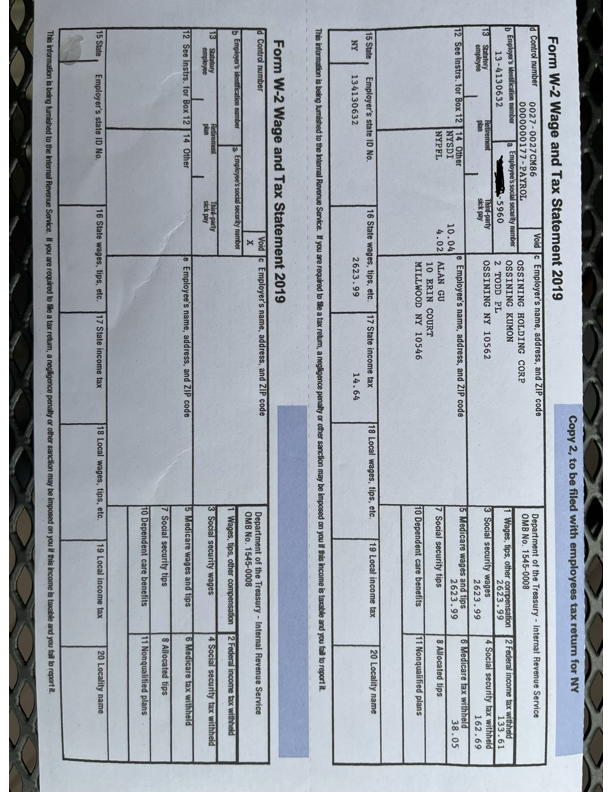
#> input picture Alan_Kumon_W2_2019.png, 612 x 792 px; its folder holds only this picture in this run
$ python -i motion_deblur.py   (imports and definitions only)
#> lines starting #> are read from the running program, lines starting #| are printed output that depends on the picture; after the words box and inside, x2 and y2 are one past the last pixel; in counts of white or black regions, pixels touching at a corner belong together
import os

import cv2
import numpy as np
import matplotlib.pyplot as plt
from scipy.fft import fft2, ifft2
from scipy.signal import convolve2d, convolve
from scipy.optimize import minimize
from scipy.stats import mode

from conjugate_gradient import conjugate_gradient
from get_data import parse_dataset
from pypher import otf2psf, psf2otf
import params as hp


"""
Deblurs images based on iterative latent image and blur kernel estimation
"""


def deblur(blur_img):
    """
    deblurs an image by estimating the blur kernel using
    a coarse-to-fine image pyramid approach

    args:
        blur_img: the blur image
    return:
        final blur kernel and list of estimated latent images
    """
    hp.lmda = 4e-3

    # image pyramid generated by downsampling blur_img
    image_pyramid = generate_image_pyramid(blur_img)

    # previous blur_kernel
    k = init_kernel()

    # intermediate latent images
    latent_imgs = []

    # coarse to fine
    for y in reversed(image_pyramid):

        # perform Algorithm 2 to estimate intermediate estimated latent and blur kernel
        k, x = estimate_blur_kernel(y, k)

        latent_imgs.append(x)

    # perform final deconvolve using final estimated kernel
    k, final_deblurred = estimate_blur_kernel(y, k)
    latent_imgs.append(final_deblurred)

    k = cv2.rotate(k, cv2.ROTATE_180)

    return threshold_text(final_deblurred), k


def estimate_blur_kernel(blur_img, kernel):
    """
    estimates the blur kernel using an interative process as
    outlined in Algorithm 2 of the paper

    args:
        blur_img: the blur image
        kernel: the blur kernel estimate
    return:
        blur kernel and intermediate latent image
    """
    # intermediate latent image
    x = None
    k = kernel.copy()

    # preset number of iterations, paper uses 5
    for _ in range(3):

        # solve for x using Algorithm 1
        x = solve_latent(blur_img, k)

        # solve for k, update kernel estimate eq. (12)
        k = solve_kernel(x, blur_img, hp.lmda)

        # update lambda hyperparameter
        hp.lmda = max(hp.lmda / 1.1, 1e-4)

    return k, x


def solve_latent(blur_img, kernel):
    """
    solves for the latent image according to algorithm 1

    args:
        blur_img: the blur image
        kernel: the blur kernel estimate
    return:
        intermediate latent image
    """
    latent = blur_img
    out_shape = blur_img.shape

    # precompute
    fx = psf2otf(np.array([[1, -1]]), out_shape)
    fy = psf2otf(np.array([[1, -1]]).T, out_shape)
    ker = psf2otf(kernel, out_shape)
    ker_ker = np.abs(ker) ** 2
    nablas = np.abs(fx) ** 2 + np.abs(fy) ** 2
    ker_latent = np.conj(ker) * fft2(latent)

    beta = 2 * hp.lmda * hp.sigma
    while beta < hp.beta_max:
        u = solve_u(latent, beta)
        miu = 2 * hp.lmda

        while miu < hp.miu_max:
            fg = compute_fg(latent, miu)
            nom = ker_latent + beta * fft2(u) + miu * fft2(fg)
            denom = ker_ker + beta + miu * nablas
            latent = np.real(ifft2(nom / denom))
            miu *= 2

        beta *= 2

    return latent


# [37 lines left out: function solve_kernel, not called in this run]


# ==============================================================================


# HELPERS ======================================================================


def init_kernel():
    '''
    Initializes kernel estimate

    args:
        kernel_size: size of kernel to estimate
    returns:
        kernel: 2d np array
    '''
    n, _ = hp.kernel_size
    kernel = np.zeros(hp.kernel_size)
    mid = (n - 1) // 2

    # set middle two pixels to 1/2
    kernel[mid, mid:mid + 2] = 1 / 2
    return kernel


def generate_image_pyramid(y):
    '''
    Repeatedly downsamples blurred image with bilinear interpolation

    args:
        y: single image - numpy array
    returns:
        list of images - list of numpy arrays
    '''
    img = y.copy()
    try:
        assert isinstance(img, np.ndarray)
    except AssertionError:
        img = np.array(img)
    image_pyramid = [img]

    # downsample for fixed number of layers
    for _ in range(5):
        layer = cv2.pyrDown(np.array(image_pyramid[-1]))
        layer = cv2.pyrUp(layer)
        image_pyramid.append(layer)

    return image_pyramid


# [82 lines left out: functions solve_u, solve_g, compute_fg, compute_ax, visualize_results, not called in this run]


# ==============================================================================
# remove artifacts
def min_w(w, beta, v, a):
    return np.power(np.abs(w), a) + (beta / 2.0) * np.square(w - v)


# [112 lines left out: functions snr, get_LUT, solve_w, remove_artifact, threshold_text, main, not called in this run]


# [3 lines not run here, left out]

>>> import cv2
>>> picture = cv2.imread('Alan_Kumon_W2_2019.png')
#> picture is the input picture: shape (792, 612, 3); mean B, G, R 173.1, 165.6, 159.5
>>> result = deblur(picture)
#> the loop in generate_image_pyramid, `for _ in range(5):` made 5 passes
#> pass 1, in generate_image_pyramid, `layer = cv2.pyrDown(np.array(image_pyramid[-1]))`:
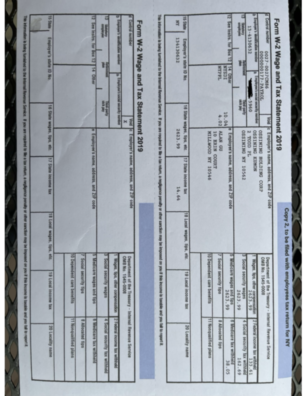
#> layer: shape (396, 306, 3); mean of channels 0, 1, 2 173.1, 165.6, 159.5; drawn as B, G, R
#> pass 1, in generate_image_pyramid, `layer = cv2.pyrUp(layer)`:
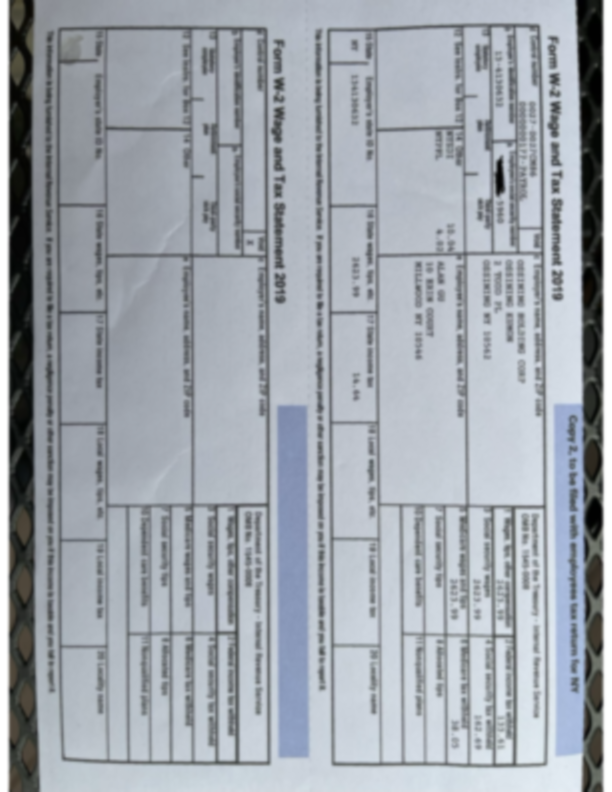
#> layer: shape (792, 612, 3); mean of channels 0, 1, 2 173.2, 165.7, 159.6; drawn as B, G, R
#> pass 2, in generate_image_pyramid, `layer = cv2.pyrDown(np.array(image_pyramid[-1]))`:
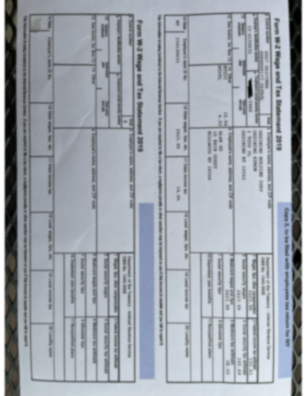
#> layer: shape (396, 306, 3); mean of channels 0, 1, 2 173.2, 165.7, 159.5; drawn as B, G, R
#> after the loop in generate_image_pyramid, `for _ in range(5):`: image_pyramid = 6 items
#> the loop in deblur, `for y in reversed(image_pyramid):` made 1 pass
#> pass 1, in estimate_blur_kernel, `k = kernel.copy()`:
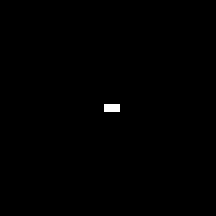
#> k: shape (27, 27) float64 (shown 8 times larger); values 0 (black) and 0.5 (white), 0.27% white in thin lines or dots, all inside (x1, y1, x2, y2) = (13, 13, 15, 14)
#> pass 1, in solve_latent, `latent = blur_img`:
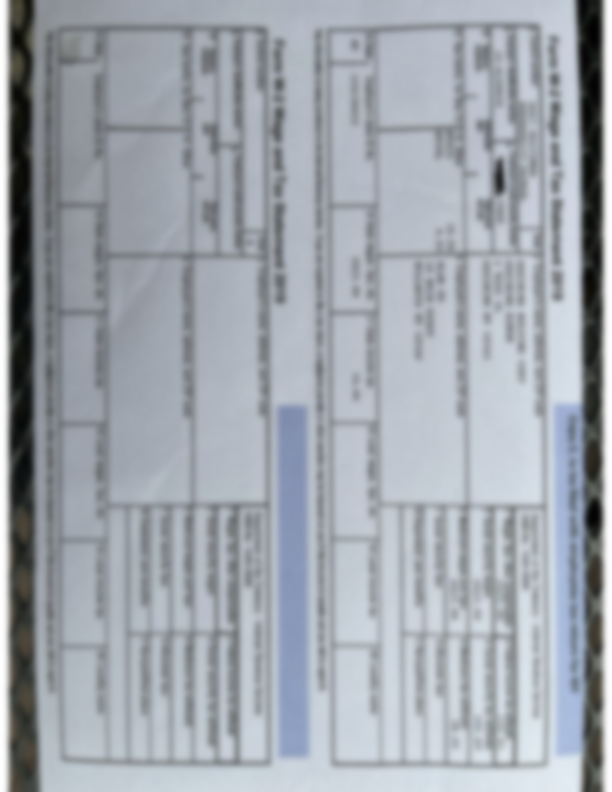
#> latent: shape (792, 612, 3); mean of channels 0, 1, 2 173.4, 165.9, 159.8; drawn as B, G, R
#> after the loop in deblur, `for y in reversed(image_pyramid):`: latent_imgs = []
#> (the run stopped early here; a loop or call above may not have finished)
